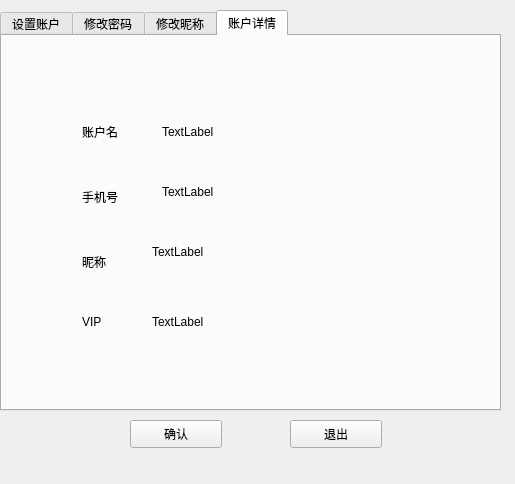
<?xml version="1.0" encoding="UTF-8"?>
<ui version="4.0">
 <class>Form</class>
 <widget class="QWidget" name="Form">
  <property name="geometry">
   <rect>
    <x>0</x>
    <y>0</y>
    <width>515</width>
    <height>484</height>
   </rect>
  </property>
  <property name="windowTitle">
   <string>Form</string>
  </property>
  <property name="autoFillBackground">
   <bool>false</bool>
  </property>
  <widget class="QTabWidget" name="tabWidget">
   <property name="geometry">
    <rect>
     <x>0</x>
     <y>10</y>
     <width>501</width>
     <height>401</height>
    </rect>
   </property>
   <property name="currentIndex">
    <number>3</number>
   </property>
   <widget class="QWidget" name="tabAccount">
    <attribute name="title">
     <string>设置账户</string>
    </attribute>
    <widget class="QLineEdit" name="localVerifyLineEdit">
     <property name="geometry">
      <rect>
       <x>40</x>
       <y>30</y>
       <width>181</width>
       <height>31</height>
      </rect>
     </property>
     <property name="placeholderText">
      <string>请输入图片验证码</string>
     </property>
    </widget>
    <widget class="QLabel" name="codeImageLabel_2">
     <property name="geometry">
      <rect>
       <x>240</x>
       <y>20</y>
       <width>191</width>
       <height>41</height>
      </rect>
     </property>
     <property name="toolTip">
      <string>看不清？点击刷新</string>
     </property>
     <property name="text">
      <string/>
     </property>
     <property name="scaledContents">
      <bool>true</bool>
     </property>
    </widget>
    <widget class="QPushButton" name="sendPushButton">
     <property name="geometry">
      <rect>
       <x>40</x>
       <y>80</y>
       <width>391</width>
       <height>31</height>
      </rect>
     </property>
     <property name="text">
      <string>免费获取验证码</string>
     </property>
    </widget>
    <widget class="QLineEdit" name="verifyLineEdit">
     <property name="geometry">
      <rect>
       <x>40</x>
       <y>130</y>
       <width>391</width>
       <height>31</height>
      </rect>
     </property>
     <property name="placeholderText">
      <string>请输入短信验证码</string>
     </property>
    </widget>
    <widget class="QLineEdit" name="accountLineEdit">
     <property name="geometry">
      <rect>
       <x>40</x>
       <y>180</y>
       <width>391</width>
       <height>31</height>
      </rect>
     </property>
     <property name="placeholderText">
      <string>设置账号，只能设置一次</string>
     </property>
    </widget>
    <widget class="QLineEdit" name="pwdLineEdit">
     <property name="geometry">
      <rect>
       <x>40</x>
       <y>230</y>
       <width>391</width>
       <height>31</height>
      </rect>
     </property>
     <property name="placeholderText">
      <string>请输入密码</string>
     </property>
    </widget>
    <widget class="QLineEdit" name="pwdConfirmLineEdit">
     <property name="geometry">
      <rect>
       <x>40</x>
       <y>280</y>
       <width>391</width>
       <height>31</height>
      </rect>
     </property>
     <property name="placeholderText">
      <string>请再次确认密码</string>
     </property>
    </widget>
    <widget class="QLineEdit" name="nickLineEdit">
     <property name="geometry">
      <rect>
       <x>40</x>
       <y>330</y>
       <width>391</width>
       <height>31</height>
      </rect>
     </property>
     <property name="placeholderText">
      <string>请输入昵称</string>
     </property>
    </widget>
   </widget>
   <widget class="QWidget" name="tabPasswd">
    <attribute name="title">
     <string>修改密码</string>
    </attribute>
    <widget class="QLabel" name="codeImageLabel_3">
     <property name="geometry">
      <rect>
       <x>250</x>
       <y>50</y>
       <width>191</width>
       <height>41</height>
      </rect>
     </property>
     <property name="toolTip">
      <string>看不清？点击刷新</string>
     </property>
     <property name="text">
      <string/>
     </property>
     <property name="scaledContents">
      <bool>true</bool>
     </property>
    </widget>
    <widget class="QLineEdit" name="verifyLineEdit_2">
     <property name="geometry">
      <rect>
       <x>50</x>
       <y>160</y>
       <width>391</width>
       <height>31</height>
      </rect>
     </property>
     <property name="placeholderText">
      <string>请输入短信验证码</string>
     </property>
    </widget>
    <widget class="QPushButton" name="sendPushButton_2">
     <property name="geometry">
      <rect>
       <x>50</x>
       <y>110</y>
       <width>391</width>
       <height>31</height>
      </rect>
     </property>
     <property name="text">
      <string>免费获取验证码</string>
     </property>
    </widget>
    <widget class="QLineEdit" name="localVerifyLineEdit_2">
     <property name="geometry">
      <rect>
       <x>50</x>
       <y>60</y>
       <width>181</width>
       <height>31</height>
      </rect>
     </property>
     <property name="placeholderText">
      <string>请输入图片验证码</string>
     </property>
    </widget>
    <widget class="QLineEdit" name="pwdLineEdit_2">
     <property name="geometry">
      <rect>
       <x>50</x>
       <y>210</y>
       <width>391</width>
       <height>31</height>
      </rect>
     </property>
     <property name="placeholderText">
      <string>请输入密码</string>
     </property>
    </widget>
    <widget class="QLineEdit" name="pwdConfirmLineEdit_2">
     <property name="geometry">
      <rect>
       <x>50</x>
       <y>260</y>
       <width>391</width>
       <height>31</height>
      </rect>
     </property>
     <property name="placeholderText">
      <string>请再次确认密码</string>
     </property>
    </widget>
   </widget>
   <widget class="QWidget" name="tabNick">
    <attribute name="title">
     <string>修改昵称</string>
    </attribute>
    <widget class="QLineEdit" name="lineEdit">
     <property name="geometry">
      <rect>
       <x>60</x>
       <y>140</y>
       <width>381</width>
       <height>31</height>
      </rect>
     </property>
     <property name="placeholderText">
      <string>请输入新昵称</string>
     </property>
    </widget>
   </widget>
   <widget class="QWidget" name="tabAccInfo">
    <attribute name="title">
     <string>账户详情</string>
    </attribute>
    <widget class="QLabel" name="label">
     <property name="geometry">
      <rect>
       <x>80</x>
       <y>80</y>
       <width>81</width>
       <height>31</height>
      </rect>
     </property>
     <property name="text">
      <string>账户名</string>
     </property>
    </widget>
    <widget class="QLabel" name="label_2">
     <property name="geometry">
      <rect>
       <x>80</x>
       <y>140</y>
       <width>81</width>
       <height>41</height>
      </rect>
     </property>
     <property name="text">
      <string>手机号</string>
     </property>
    </widget>
    <widget class="QLabel" name="label_3">
     <property name="geometry">
      <rect>
       <x>80</x>
       <y>210</y>
       <width>81</width>
       <height>31</height>
      </rect>
     </property>
     <property name="text">
      <string>昵称</string>
     </property>
    </widget>
    <widget class="QLabel" name="label_4">
     <property name="geometry">
      <rect>
       <x>80</x>
       <y>270</y>
       <width>81</width>
       <height>31</height>
      </rect>
     </property>
     <property name="text">
      <string>VIP</string>
     </property>
    </widget>
    <widget class="QLabel" name="label_5">
     <property name="geometry">
      <rect>
       <x>160</x>
       <y>80</y>
       <width>151</width>
       <height>31</height>
      </rect>
     </property>
     <property name="text">
      <string>TextLabel</string>
     </property>
    </widget>
    <widget class="QLabel" name="label_6">
     <property name="geometry">
      <rect>
       <x>160</x>
       <y>140</y>
       <width>151</width>
       <height>31</height>
      </rect>
     </property>
     <property name="text">
      <string>TextLabel</string>
     </property>
    </widget>
    <widget class="QLabel" name="label_7">
     <property name="geometry">
      <rect>
       <x>150</x>
       <y>200</y>
       <width>151</width>
       <height>31</height>
      </rect>
     </property>
     <property name="text">
      <string>TextLabel</string>
     </property>
    </widget>
    <widget class="QLabel" name="label_8">
     <property name="geometry">
      <rect>
       <x>150</x>
       <y>270</y>
       <width>151</width>
       <height>31</height>
      </rect>
     </property>
     <property name="text">
      <string>TextLabel</string>
     </property>
    </widget>
   </widget>
  </widget>
  <widget class="QPushButton" name="pushButton">
   <property name="geometry">
    <rect>
     <x>130</x>
     <y>420</y>
     <width>92</width>
     <height>28</height>
    </rect>
   </property>
   <property name="text">
    <string>确认</string>
   </property>
  </widget>
  <widget class="QPushButton" name="pushButton_2">
   <property name="geometry">
    <rect>
     <x>290</x>
     <y>420</y>
     <width>92</width>
     <height>28</height>
    </rect>
   </property>
   <property name="text">
    <string>退出</string>
   </property>
  </widget>
 </widget>
 <resources/>
 <connections/>
</ui>
